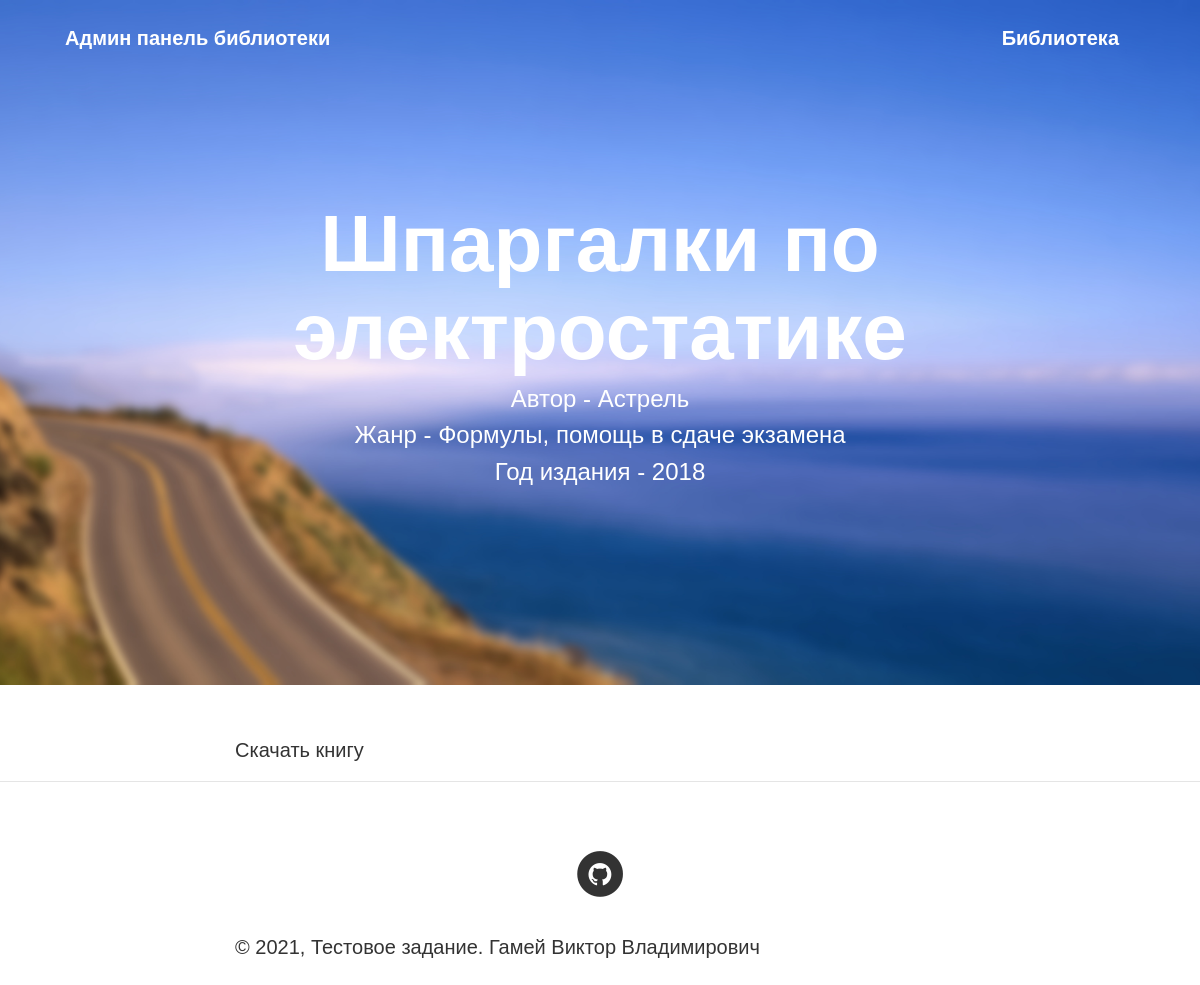
Screenshot of /post/118 with the database file from the repository.
### tables this page shows
CREATE TABLE `posts` (
  `id` int(11) NOT NULL,
  `name` text NOT NULL,
  `genre` text DEFAULT NULL,
  `author` text DEFAULT NULL,
  `year` int(11) DEFAULT NULL,
  `path_book` text DEFAULT NULL
);

### application/controllers/MainController.php (called while the page is built, shortened)
<?php
class MainController extends Controller {
	public function postAction() {
		$adminModel = new Admin;
		$mainModel = new Main;
		$vars = [
			'data' => $adminModel->postData($this->route['id'])[0],
			'path_book'  => $mainModel->findBookPath($this->route['id'])
		];
		$this->view->render('Пост', $vars);
	}
}

### index.php (called while the page is built, shortened)
<?php
spl_autoload_register(function($class) {
    $path = str_replace('\\', '/', $class.'.php');
});
$router = new Router;
$router->run();

### application/lib/Db.php (called while the page is built, shortened)
<?php
class Db {
	protected $db;
	public function __construct() {
		$config = require 'application/config/db.php';
		$this->db = new PDO('mysql:host='.$config['host'].';dbname='.$config['name'].'', $config['user'], $config['password']);
	}
	public function query($sql, $params = []) {
		$stmt = $this->db->prepare($sql);
		if (!empty($params)) {
			foreach ($params as $key => $val) {
				if (is_int($val)) {
					$type = PDO::PARAM_INT;
				} else {
					$type = PDO::PARAM_STR;
				}
				$stmt->bindValue(':'.$key, $val, $type);
			}
		}
		$stmt->execute();
		return $stmt;
	}
	public function row($sql, $params = []) {
		$result = $this->query($sql, $params);
		return $result->fetchAll(PDO::FETCH_ASSOC);
	}
	public function column($sql, $params = []) {
		$result = $this->query($sql, $params);
		return $result->fetchColumn();
	}
}

### application/config/db.php (called while the page is built)
<?php
return 	[
	'host' => 'medved-dv.ru',
	'name' => 'victorgamey_stroki',
	'user' => 'victorgamey',
	'password' => 'l3s5k7d8jfFSGH'
];

### application/models/Admin.php (called while the page is built, shortened)
<?php
class Admin extends Model {
	public function postData($id) {
		$params = [
			'id' => $id,
		];
		return $this->db->row('SELECT * FROM posts WHERE id = :id', $params);
	}
}

### application/core/Controller.php (called while the page is built, shortened)
<?php
abstract class Controller {
	public function __construct($route) {
		$this->route = $route;
	}
}

### application/core/Model.php (called while the page is built, shortened)
<?php
abstract class Model {
	public function __construct() {
		$this->db = new Db;
	}
}

### application/models/Main.php (called while the page is built, shortened)
<?php
class Main extends Model {
	public function findBookPath($id) {
		$params = [
			'id' => $id,
		];
		$path_book = $this->db->column('SELECT path_book FROM posts WHERE id = :id', $params);
		return $path_book;
	}
}

### application/views/main/post.php (the view)
<header class="masthead" style="background-image: url('/public/images/russia.jpg')">
    <div class="container">
        <div class="row">
            <div class="col-lg-8 col-md-10 mx-auto">
                <div class="page-heading">
                    <h1><?php echo htmlspecialchars($data['name'], ENT_QUOTES); ?></h1>
                    <span class="subheading">Автор - <?php echo htmlspecialchars($data['author'], ENT_QUOTES); ?></span>
					<span class="subheading">Жанр - <?php echo htmlspecialchars($data['genre'], ENT_QUOTES); ?></span>
					<span class="subheading">Год издания - <?php echo htmlspecialchars($data['year'], ENT_QUOTES); ?></span>
                </div>
            </div>
        </div>
    </div>
</header>
<div class="container">
    <div class="row">
        <div class="col-lg-8 col-md-10 mx-auto">
			<a href="/public/materials/<?echo $path_book?>" download>Скачать книгу</a>
        </div>
    </div>
</div>

### public/styles/main.css (style rules this page uses)
body { font-size:20px;color:#333;font-family:Arial,serif }
h1,h2,h3,h4,h5,h6 { font-weight:800;font-family:Arial,sans-serif }
a { color:#333;-webkit-transition:all .2s;-moz-transition:all .2s;transition:all .2s }
body { -webkit-tap-highlight-color:#0085a1 }
header.masthead { margin-bottom:50px;background:no-repeat center center;background-color:#777;background-attachment:scroll;-webkit-background-size:cover;-moz-background-size:cover;-o-background-size:cover;background-size:cover }
header.masthead .page-heading,header.masthead .post-heading,header.masthead .site-heading { padding:200px 0 150px;color:#fff }
@media only screen and (min-width:768px) { header.masthead .page-heading,header.masthead .post-heading,header.masthead .site-heading { padding:200px 0 } }
header.masthead .page-heading,header.masthead .site-heading { text-align:center }
header.masthead .page-heading h1,header.masthead .site-heading h1 { font-size:50px;margin-top:0 }
header.masthead .page-heading .subheading,header.masthead .site-heading .subheading { font-size:24px;font-weight:300;line-height:1.1;display:block;margin:10px 0 0;font-family:Arial,sans-serif }
@media only screen and (min-width:768px) { header.masthead .page-heading h1,header.masthead .site-heading h1 { font-size:80px } }

### rows the page displays
posts: name "Шпаргалки по электростатике", author "Астрель", genre "Формулы, помощь в сдаче экзамена", year "2018"
